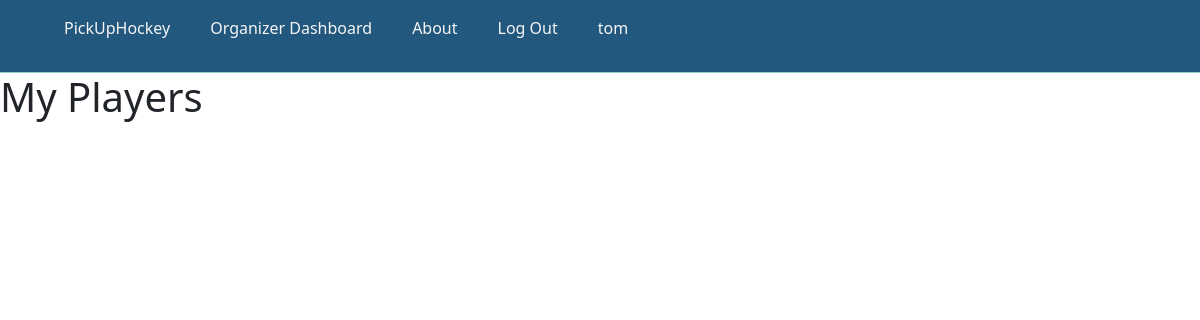
Page /organize/my-players/list (signed in) on the earlier database version.
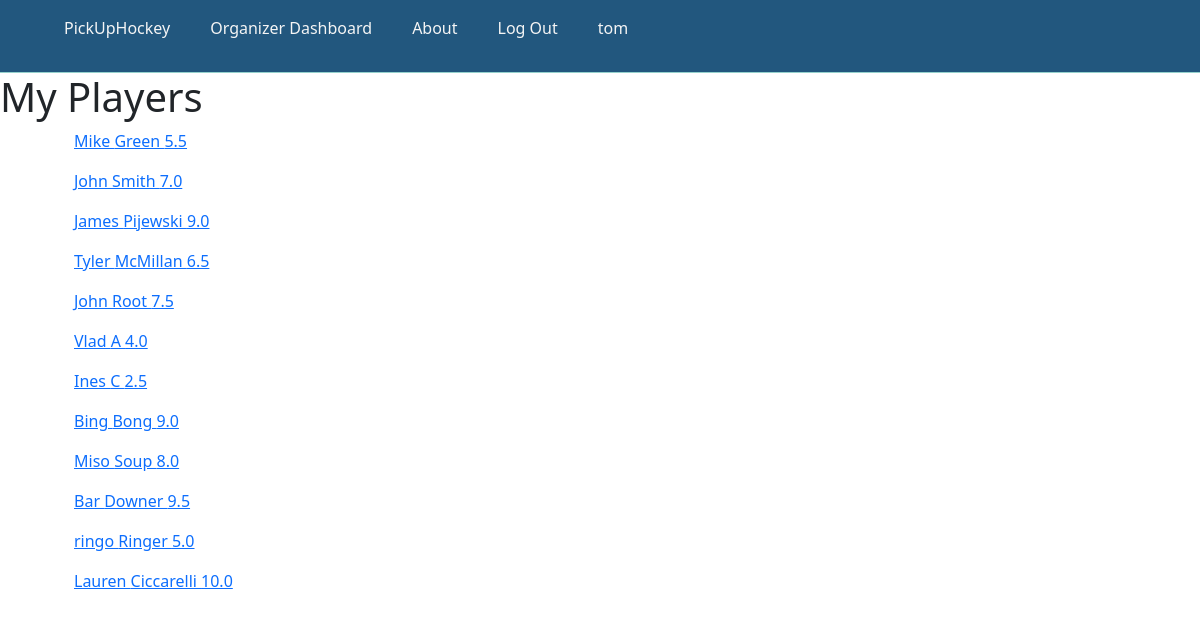
Same page on the later database version.
### OrgDash/models.py (models this page shows, shortened)
class Player(models.Model):
    first_name = models.CharField(max_length=150, default= None)
    last_name = models.CharField(max_length=150, default= None)
    email = models.EmailField(max_length=150, default= None)
    skill = models.DecimalField(max_digits=4, decimal_places=1)
    created_by = models.ForeignKey(User, on_delete= models.CASCADE, default= 1)
    class Meta():
        unique_together= ("created_by", "email")

### OrgDash/views.py (the view)
# urls.py: path('my-players/list', views.PlayerListiview.as_view(), name = 'player_list'),
class PlayerListiview(ListView):
    model = Player
    template_name = 'OrgDash/Players/player_list.html'
    def get_queryset(self):
        all_players = super().get_queryset()
        my_players = all_players.filter(created_by = self.request.user)
        return my_players

### OrgDash/templates/OrgDash/Players/player_list.html
{% extends 'base.html' %}
{% block body_block %}
<h1>My Players</h1>
<div class="container">
     {% for player in object_list %}
     <ul>
        <a href="{{player.id}}">{{player.first_name}} {{player.last_name}} {{player.skill}} </a>
     </ul>
     {% endfor %}
</div>
{% endblock %}

Differences in the rows shown:
added Player: first_name "Mike", last_name "Green", skill "5.5"
added Player: first_name "John", last_name "Smith", skill "7.0"
added Player: first_name "James", last_name "Pijewski", skill "9.0"
added Player: first_name "Tyler", last_name "McMillan", skill "6.5"
added Player: first_name "John", last_name "Root", skill "7.5"
added Player: first_name "Vlad", last_name "A", skill "4.0"
added Player: first_name "Ines", last_name "C", skill "2.5"
added Player: first_name "Bing", last_name "Bong", skill "9.0"
added Player: first_name "Miso", last_name "Soup", skill "8.0"
added Player: first_name "Bar", last_name "Downer", skill "9.5"
added Player: first_name "ringo", last_name "Ringer", skill "5.0"
added Player: first_name "Lauren", last_name "Ciccarelli", skill "10.0"
